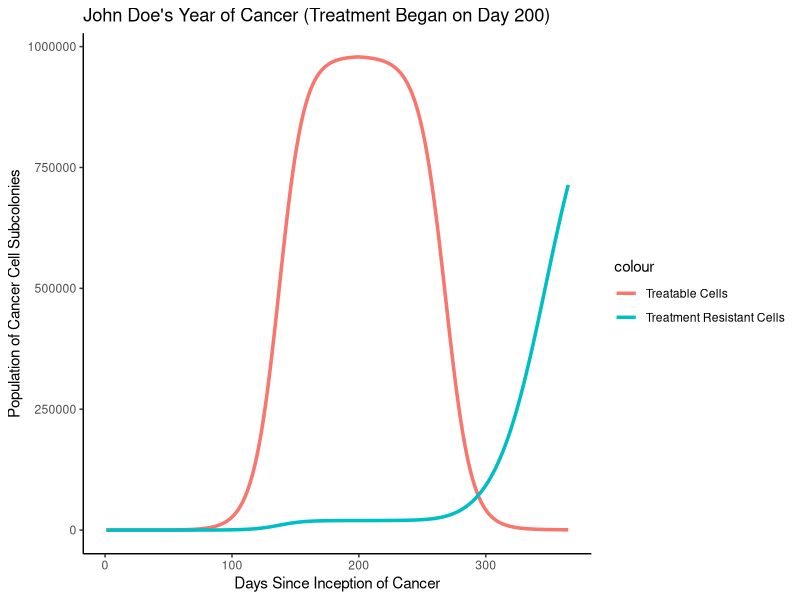

Source code (R):
# Seth Parker, Kurt Kohler, Chris Gager: Exercise 10 "Fun With Cancer"
# We simulate 1 year of John Doe's cancer growth, with treatment beginning 200 days after cancer growth began

# Set all these variables before beginning the for loop
rN <- 0.1
rM <- 0.1
k <- 10^6
# Nt = Nt + rN * Nt (1 - (Nt + Mt)/k)
# Mt = Mt + rM * Mt (1 - (Nt + Mt)/k)
popN <- c(1:365)
popM <- c(1:365)
Nt <- 2
Mt <- 2
day <- 0

# This loop is the model
for (cell in 1:365)
{
  day <- day + 1
  if (day >= 200) # Treatment begins
  {
    Nt <- Nt + (rN - 0.2) * Nt * (1 - (Nt + Mt)/k)
    Mt <- Mt + (rM * 0.5) * Mt * (1 - (Nt + Mt)/k)
  }
  else if (Mt + Nt >= 100) # Separate subcolony forms
  {
    if (day < 200) 
    {
      Mt <- Mt + rM * Mt * (1 - (Nt + Mt)/k)
      Nt <- Nt + rN * Nt * (1 - (Nt + Mt)/k)
    }
  }
  else
  {
    if (day < 200)
    {
    Nt <- Nt + rN * Nt * (1 - (Nt + Mt)/k)
    }  
  }
  popN[cell] <- Nt
  popM[cell] <- Mt
}

# Data organization and graph generation

days_with_cancer <- c(1:365)
population_data <- as.data.frame(cbind(popM, popN, days_with_cancer))

library(ggplot2)

ggplot(data = population_data)+
  geom_line(aes(x = days_with_cancer, y = popN, color = "Treatable Cells"), size = 1.2)+
  geom_line(aes(x = days_with_cancer, y = popM, color = "Treatment Resistant Cells"), size = 1.2)+
  theme_classic()+
  labs(x = "Days Since Inception of Cancer", y = "Population of Cancer Cell Subcolonies", title = "John Doe's Year of Cancer (Treatment Began on Day 200)")
  

